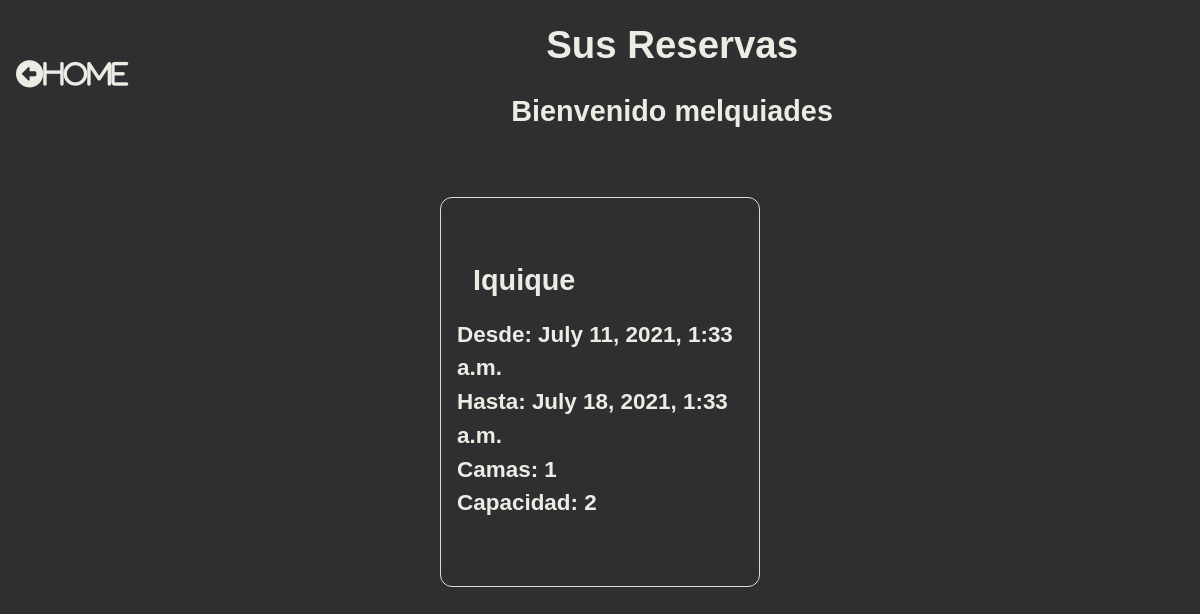
The app's page /reserva_list/ (signed in) with its own data.
### arriendo/models.py (models this page shows, shortened)
class Reserva(models.Model):
    user = models.ForeignKey(settings.AUTH_USER_MODEL, on_delete=models.CASCADE)
    depto = models.ForeignKey(Depto, on_delete=models.CASCADE)
    check_in = models.DateTimeField()
    check_out = models.DateTimeField()
    def get_depto_category(self):
        depto_categories = dict(self.depto.DEPTO_CATEGORIES)
        depto_category = depto_categories.get(self.depto.category)
        return depto_category
    def get_cancel_reserva_url(self):
        return reverse_lazy('arriendo:CancelReservaView',args=[self.pk,])

class Depto(models.Model):
    DEPTO_CATEGORIES = (
        ('VIN','Vina del Mar'),
        ('SER','La Serena'),
        ('PUC','Pucon'),
        ('VIL','Villarrica'),
        ('VAL','Valdivia'),
        ('IQU','Iquique'),
        ('FRU','Frutillar'),
    )
    category = models.CharField(max_length=3, choices=DEPTO_CATEGORIES,default='Iquique')
    precio = models.IntegerField()
    capacidad = models.IntegerField()
    camas = models.IntegerField()

### arriendo/views.py (the view)
# urls.py: path('reserva_list/', ReservaListView.as_view(),name='ReservaListView'),#"as_view" pq en views.py esta declaraddo como clase y no como funcion
class ReservaListView(ListView):
    model = Reserva
    template_name = 'reserva_list_view.html'
    def get_queryset(self,*args, **kwargs):
        if self.request.user.is_staff:
            reserva_list = Reserva.objects.all()
            return reserva_list
        else:
            reserva_list = Reserva.objects.filter(user=self.request.user)
            return reserva_list

### arriendo/templates/reserva_list_view.html (shortened to what this page needs)
{% load static %}
<!DOCTYPE html>
<html lang="en">
<head>
    <link rel="stylesheet" href="{% static 'arriendo/css/reserva_list_view.css' %}">
</head>
<body>
    <div class="content">
        <div class="header">
            <div class="headings">
                <h1>Sus Reservas</h1>
                <h2>Bienvenido {{user}}</h2>
            </div>
            <div class="home">
                <div class="home">
                    <a href="{% url 'arriendo:DeptoListView' %}"><i class="fas fa-arrow-alt-circle-left">Home</i></a>
                </div>
            </div>
        </div>
        <div class="bookings">
            {% for reserva in reserva_list %}
            <div class="booking">
                <div class="category">
                    <h2>{{reserva.get_depto_category}}</h2>
                </div>
                <div class="from">
                    <h3>Desde: {{reserva.check_in}}</h3>
                </div>
                <div class="to">
                    <h3>Hasta: {{reserva.check_out}}</h3>
                </div>
                <div class="beds">
                    <h3>Camas: {{reserva.depto.camas}}</h3>
                </div>
                <div class="capacity">
                    <h3>Capacidad: {{reserva.depto.capacidad}}</h3>
                </div>
                <div class="cancel"><a href="{{reserva.get_cancel_reserva_url}}" class="invisible"></a></div>
            </div>
            {% endfor %}
        </div>
</body>
</html>

### arriendo/static/arriendo/css/reserva_list_view.css (style rules this page uses)
* { padding:0; margin:0; box-sizing: border-box; }
body { font-family: sans-serif; background-color: rgb(46, 47, 48); color: rgb(236, 235, 228); line-height: 1.5; font-size: 1.2rem; text-align: center; }
.content { display: flex; flex-direction: column; }
.header { flex: 1; display: flex; flex-flow: row-reverse wrap; justify-content: space-evenly; align-items: center; }
.headings { flex:1.5; }
.home { flex:0.1; }
.bookings { margin-top: 2rem; flex:1; display: flex; flex-direction: row; flex-wrap: wrap; justify-content: space-evenly; }
.booking { flex:1; max-width:20vw; min-width: 20rem; text-align: left; border: 1px solid #dbdbdb; padding:1rem; border-radius: 0.75rem; margin:1rem; }
a i { margin: 1rem; color:rgb(236, 235, 228); text-decoration: none; }
.home a i { font-size: 1.7rem; }
h1,h2 { margin:1rem; }

### records on screen
Reserva: get_depto_category "Iquique", check_in "July 11, 2021, 1:33 a.m.", check_out "July 18, 2021, 1:33 a.m.", depto.camas "1", depto.capacidad "2"

### other values on screen
{{ user }} "melquiades"
